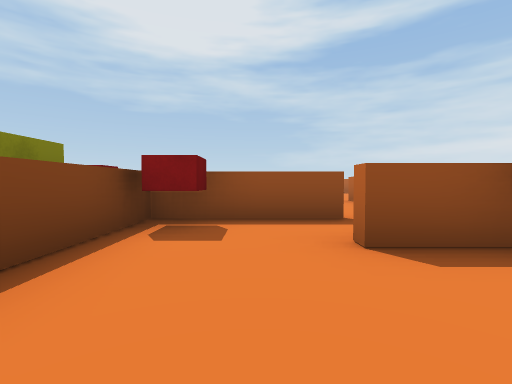
[1] (above)

23 first-person views from a walk through a 3-D level made in the Unity game engine. The camera is 0.26 m above the floor, tilts 2° down and sees 85° across. The floor is counted in squares, 0.5 m on a side. Each view is taken from the middle of a square. On the plan, view 1 faces up. The plan holds only what a view shows up to about 9 squares ahead; the rest is blank.

[2]
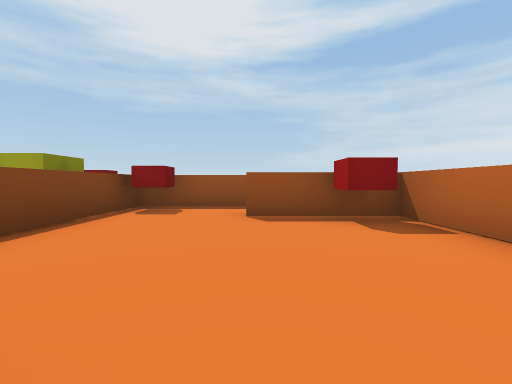

[3]
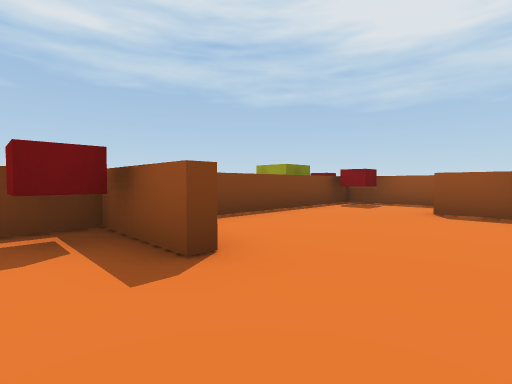

[4]
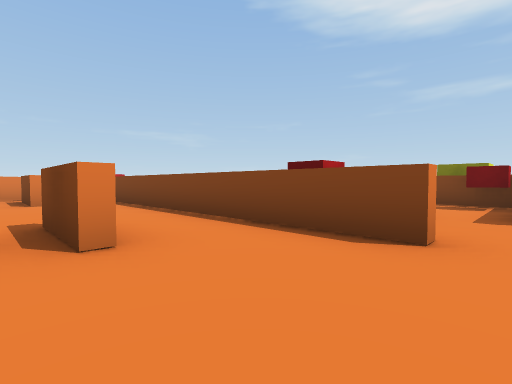

[5]
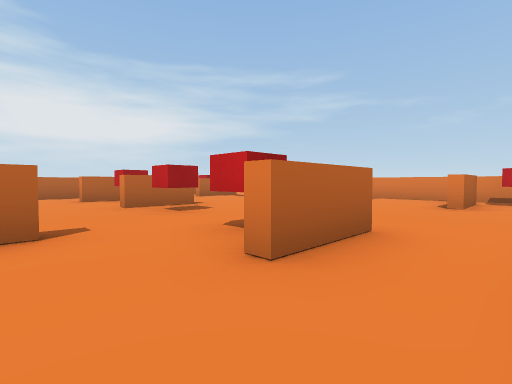

[6]
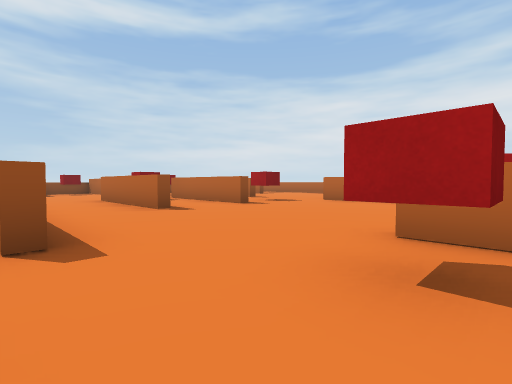

[7]
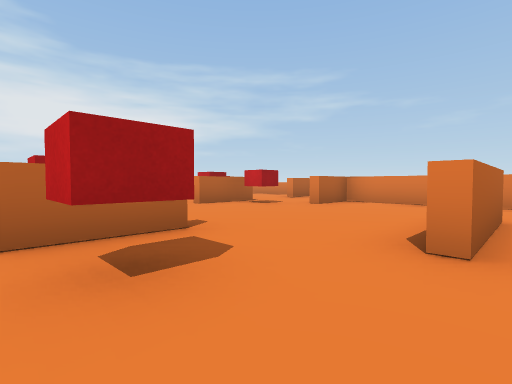

[8]
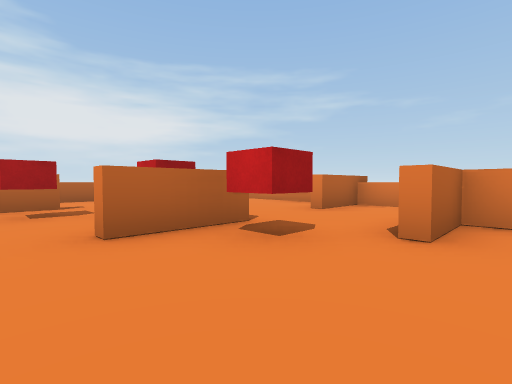

[9]
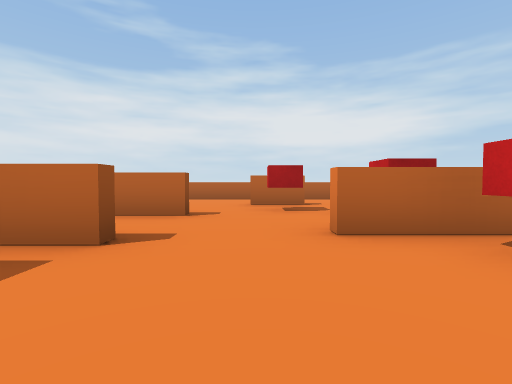

[10]
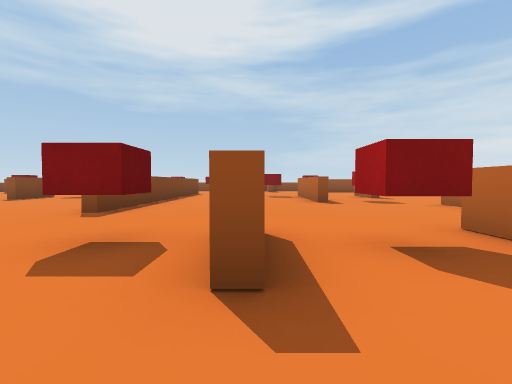

[11]
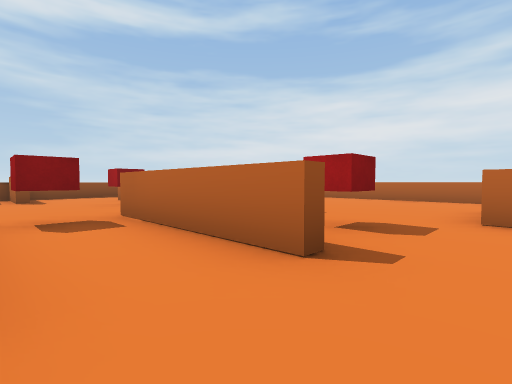

[12]
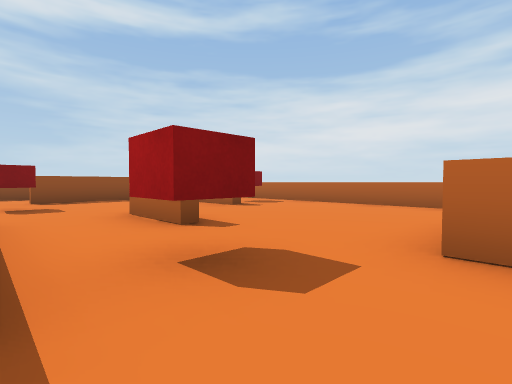

[13]
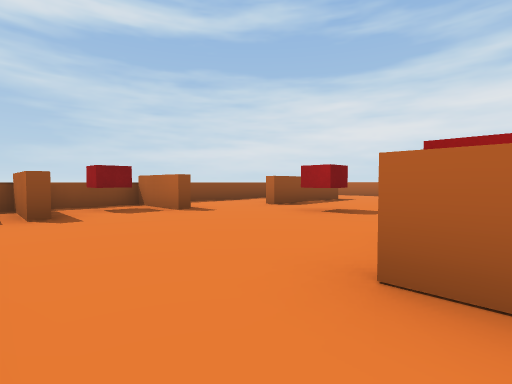

[14]
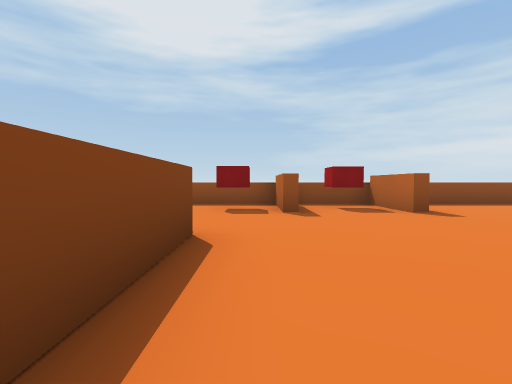

[15]
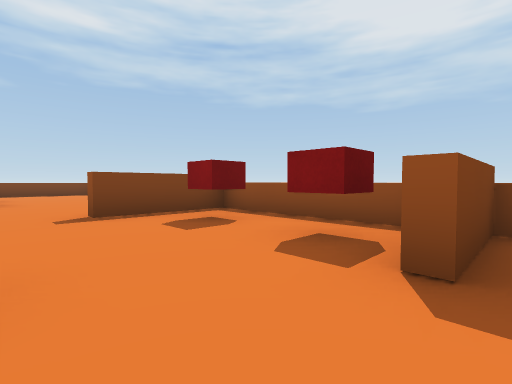

[16]
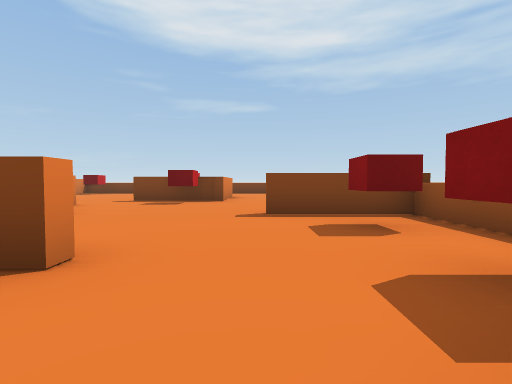

[17]
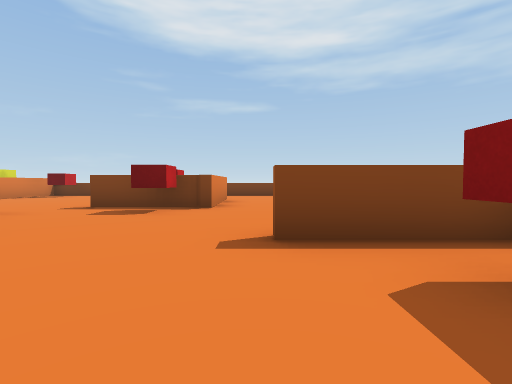

[18]
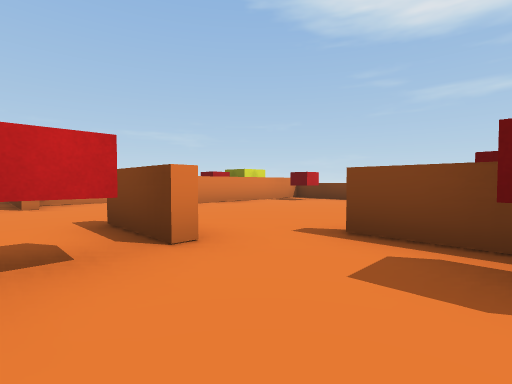

[19]
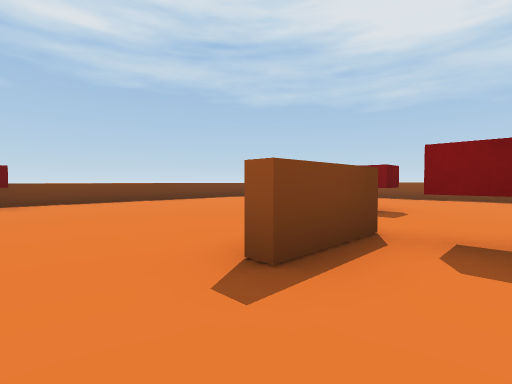

[20]
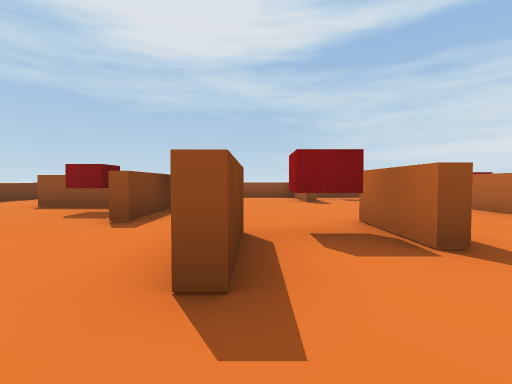

[21]
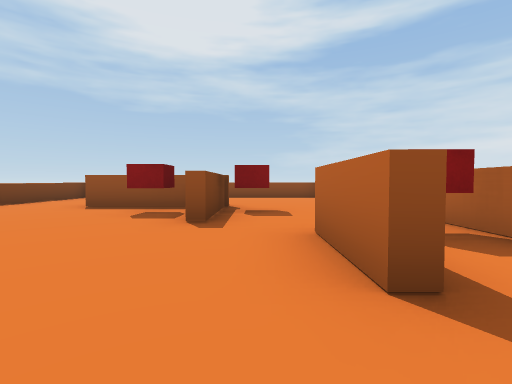

[22]
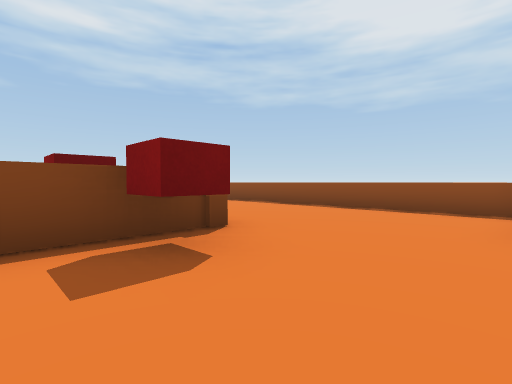

[23]
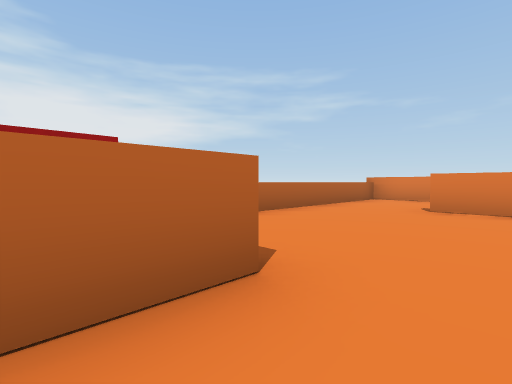

### Floor plan
Key: @ floor where view 1 was taken; # wall or solid block; . floor; = window, fence, low wall or low ledge; ^ raised ledge; B red block; Y yellow block.
Columns run from 4 left of view 1 to 19 right of it. Each row starts with its distance up from view 1.
 15  =======#=######===
 14 ^.......#.BBB#B#...
 13 ^.......#.BBB#B#..
 12 ^................###.
 11 ^..###..........BB...
 10 ^...B#B....#........#B.^
  9 ^....#.....#........#B.^
  8 ^......#B#.#..#B#.#....^
  7 ^......#.. #..#.#......^
  6 ^......... #..#.#B.....^
  5 ^B.........#....#B.....^
  4  #####.....#......###..^
  3  Y#B...#...#......#  ..^
  2  Y#..#B#..........#  ..^
  1   #....#.#B..B#.#.#  ##^
  0   #.@..#.....B#B#.#  ..^
 -1   #....#...............^
 -2   ###..#...#.......B#..^
 -3   #B...#...#.....#.B#..
 -4        #.#......B#B ...^
 -5         B#.....#..
 -6         ########...
 -7                 .#..
 -8                 ^#^^^
 -9                  ^

Positions as (right, up) in squares from view 1, and headings:
1: (0, 0), facing up
2: (1, -2), facing up
3: (2, -3), facing up-left
4: (6, 4), facing down-left
5: (4, 3), facing down-right
6: (7, 0), facing up-right
7: (7, 1), facing down-right
8: (10, -2), facing down-right
9: (10, -2), facing right
10: (10, -2), facing up
11: (10, 4), facing up-right
12: (12, 4), facing up-right
13: (8, 8), facing up-right
14: (8, 8), facing up
15: (9, 11), facing up-left
16: (9, 12), facing left
17: (7, 12), facing left
18: (4, 10), facing down-left
19: (4, 5), facing up-left
20: (3, 5), facing up
21: (2, 5), facing up
22: (4, 9), facing up-left
23: (15, 10), facing down-right
